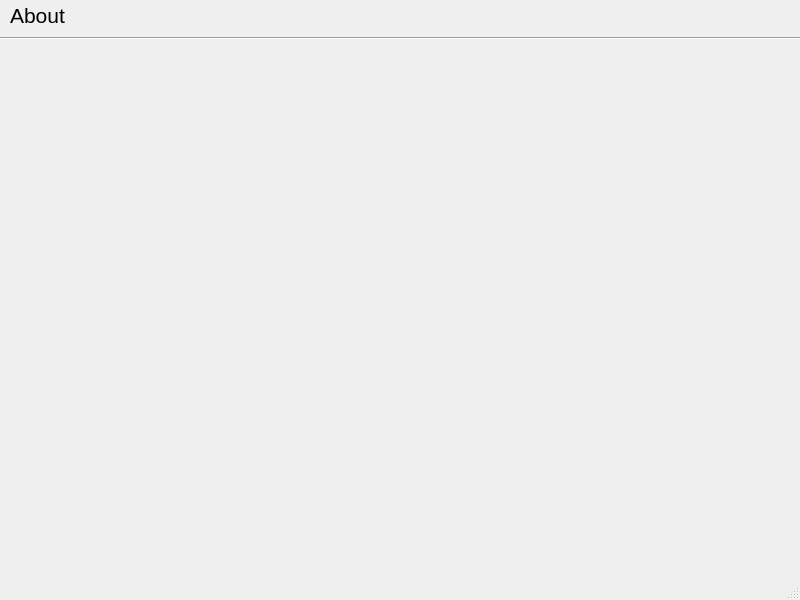
<?xml version="1.0" encoding="UTF-8"?>
<ui version="4.0">
 <class>AboutWindow</class>
 <widget class="QMainWindow" name="AboutWindow">
  <property name="geometry">
   <rect>
    <x>0</x>
    <y>0</y>
    <width>800</width>
    <height>600</height>
   </rect>
  </property>
  <property name="windowTitle">
   <string>About</string>
  </property>
  <widget class="QWidget" name="centralwidget">
   <widget class="QLabel" name="label">
    <property name="geometry">
     <rect>
      <x>10</x>
      <y>0</y>
      <width>91</width>
      <height>31</height>
     </rect>
    </property>
    <property name="font">
     <font>
      <pointsize>16</pointsize>
     </font>
    </property>
    <property name="text">
     <string>About</string>
    </property>
   </widget>
   <widget class="Line" name="line">
    <property name="geometry">
     <rect>
      <x>0</x>
      <y>30</y>
      <width>801</width>
      <height>16</height>
     </rect>
    </property>
    <property name="orientation">
     <enum>Qt::Horizontal</enum>
    </property>
   </widget>
  </widget>
  <widget class="QMenuBar" name="menubar">
   <property name="geometry">
    <rect>
     <x>0</x>
     <y>0</y>
     <width>800</width>
     <height>22</height>
    </rect>
   </property>
  </widget>
  <widget class="QStatusBar" name="statusbar"/>
 </widget>
 <resources/>
 <connections/>
</ui>
